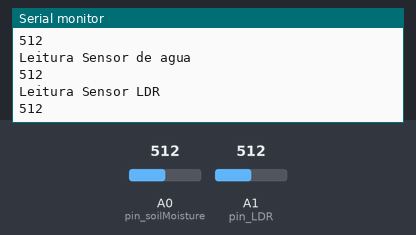
A sketch run on a simulated Arduino Uno, built with avr-gcc and run on an emulated ATmega328P. On the bench: the last lines printed to the serial monitor. The test bench sets the inputs (shaded band); at power-on: A0 (pin_soilMoisture) = 512, A1 (pin_LDR) = 512.

Above: at 18.3 s.
18.4 s: A0 (pin_soilMoisture) set to 900
At 22.9 s:
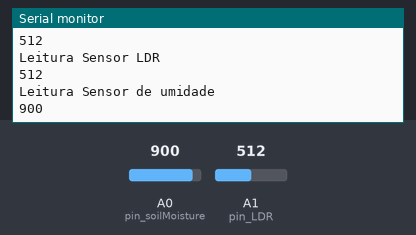
33.4 s: A1 (pin_LDR) set to 511
At 35.4 s:
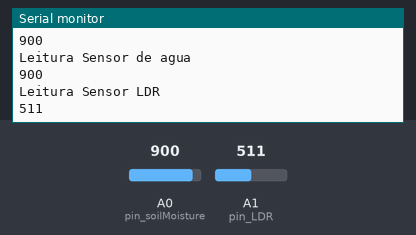
Timing chart, 0 to 36.9 s (numbered marks = the images above; inputs shaded):
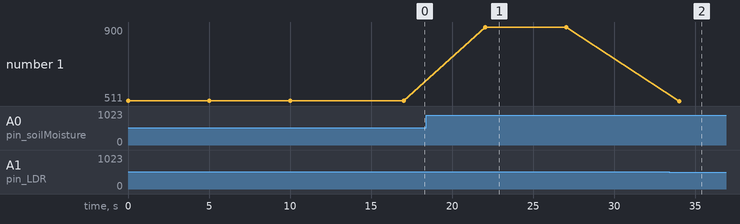

The sketch:

Sensor_reading.ino
```cpp
#define pin_soilMoisture A0
#define pin_LDR A1
#define pin_waterLevel A2


int valor_soilMoisture;
int valor_LDR;
int valor_waterLevel;


void setup() {
  Serial.begin(9600);
  pinMode(pin_soilMoisture, INPUT);
  pinMode(pin_LDR, INPUT);
}

void loop() {
  Read_LDR();
  Read_soilMoisture();
  Read_waterLevel();

  delay(2000);

}


void Read_LDR(){
  Serial.println("Leitura Sensor LDR");
  valor_LDR = analogRead(pin_LDR);
  Serial.println(valor_LDR);
  delay(5000);
}


void Read_soilMoisture(){
  Serial.println("Leitura Sensor de umidade");
  valor_soilMoisture = analogRead(pin_soilMoisture);
  Serial.println(valor_soilMoisture);
  delay(5000);
}

void Read_waterLevel(){
  Serial.println("Leitura Sensor de agua");
  valor_waterLevel = analogRead(valor_waterLevel);
  Serial.println(valor_waterLevel);
  delay(5000);
}
```

Measured:
- after the input at 18.4 s, the serial monitor: prints a new line after 3.6 s (image 1)
- after the input at 33.4 s, the serial monitor: prints a new line after 0.62 s (image 2)
- plotted number 1: 512 → 900 after the input at 18.4 s
